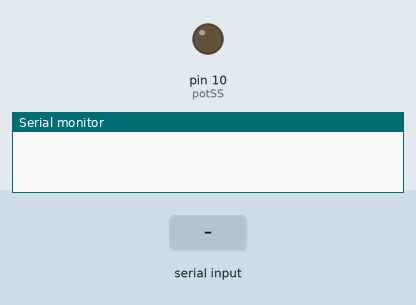
Simulated run of this sketch. Board: Arduino Uno, built with avr-gcc and run on an emulated ATmega328P. Shown: output pins drawn as LEDs (lit = HIGH), the last lines printed to the serial monitor. The test bench sets the inputs (shaded band).

Above: at 1.2 s.
1.3 s: "1" received over the second serial link
At 1.8 s:
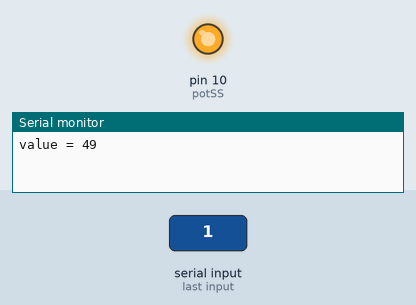
Timing chart, 0 to 4.3 s (numbered marks = the images above; inputs shaded):
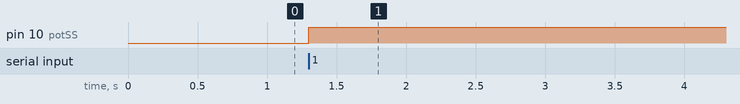

The sketch:

BLEDigitalPot.ino
```cpp
/*
   Digital Potentiometer control over BLE

   MCP4110 digital Pots SPI interface
*/


// inslude the SPI library:
#include <SPI.h>
#include <SoftwareSerial.h>

SoftwareSerial bleSerial(2, 3); // RX, TX

// set pot select pin
const int potSS = 10;

const int potWriteCmd = B00010011;

void setup() {
  // set output pins:
  pinMode(potSS, OUTPUT);

  // initialize SPI:
  SPI.begin();


  //initialize serial port for logs
  Serial.begin(9600);
  while (!Serial) {
    ; // wait for serial port to connect. Needed for native USB port only
  }

  bleSerial.begin(9600);
//  digitalPotWrite(0);
}


void loop() {
  //  //test
  //  digitalPotWrite(pot1SS,36);
  //  delay(100);
  //    Wire.readByte();

  if (bleSerial.available()) {
    int val = bleSerial.read();
    Serial.write("value = ");
    Serial.print(val,DEC);
    Serial.write("\r\n");

    digitalPotWrite(val);
  }

  if (Serial.available()) {
    bleSerial.write(Serial.read());
  }

}


void digitalPotWrite(int value) {
  // put the SS pin to low in order to select the chip:
  digitalWrite(potSS, LOW);

  SPI.transfer(potWriteCmd);
  SPI.transfer(value);

  // put the SS pin to high for transfering the data
  digitalWrite(potSS, HIGH);
}
```

Measured:
- after the input at 1.3 s, pin 10 (potSS): LOW → HIGH at once
